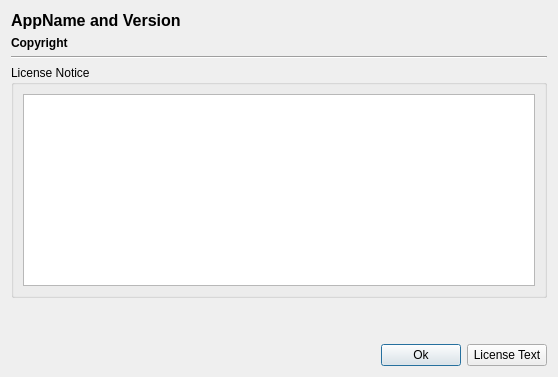
<?xml version="1.0" encoding="UTF-8"?>
<ui version="4.0">
 <class>AboutDialog</class>
 <widget class="QDialog" name="AboutDialog">
  <property name="geometry">
   <rect>
    <x>0</x>
    <y>0</y>
    <width>558</width>
    <height>373</height>
   </rect>
  </property>
  <property name="sizePolicy">
   <sizepolicy hsizetype="Preferred" vsizetype="Preferred">
    <horstretch>0</horstretch>
    <verstretch>0</verstretch>
   </sizepolicy>
  </property>
  <property name="windowTitle">
   <string>About Sjakk</string>
  </property>
  <layout class="QVBoxLayout" name="verticalLayout">
   <item>
    <widget class="QLabel" name="label_appname">
     <property name="font">
      <font>
       <pointsize>12</pointsize>
       <weight>75</weight>
       <bold>true</bold>
      </font>
     </property>
     <property name="text">
      <string>AppName and Version</string>
     </property>
    </widget>
   </item>
   <item>
    <widget class="QLabel" name="label_copyright">
     <property name="font">
      <font>
       <weight>75</weight>
       <bold>true</bold>
      </font>
     </property>
     <property name="text">
      <string>Copyright</string>
     </property>
    </widget>
   </item>
   <item>
    <widget class="Line" name="line">
     <property name="orientation">
      <enum>Qt::Horizontal</enum>
     </property>
    </widget>
   </item>
   <item>
    <widget class="QGroupBox" name="groupBox">
     <property name="sizePolicy">
      <sizepolicy hsizetype="Preferred" vsizetype="MinimumExpanding">
       <horstretch>0</horstretch>
       <verstretch>0</verstretch>
      </sizepolicy>
     </property>
     <property name="title">
      <string>License Notice</string>
     </property>
     <layout class="QVBoxLayout" name="verticalLayout_2">
      <item>
       <widget class="QTextBrowser" name="textBrowser_notice"/>
      </item>
     </layout>
    </widget>
   </item>
   <item>
    <spacer name="verticalSpacer">
     <property name="orientation">
      <enum>Qt::Vertical</enum>
     </property>
     <property name="sizeType">
      <enum>QSizePolicy::MinimumExpanding</enum>
     </property>
     <property name="sizeHint" stdset="0">
      <size>
       <width>20</width>
       <height>40</height>
      </size>
     </property>
    </spacer>
   </item>
   <item>
    <layout class="QHBoxLayout" name="horizontalLayout">
     <item>
      <spacer name="horizontalSpacer">
       <property name="orientation">
        <enum>Qt::Horizontal</enum>
       </property>
       <property name="sizeHint" stdset="0">
        <size>
         <width>40</width>
         <height>20</height>
        </size>
       </property>
      </spacer>
     </item>
     <item>
      <widget class="QPushButton" name="pushButton_ok">
       <property name="sizePolicy">
        <sizepolicy hsizetype="Maximum" vsizetype="Fixed">
         <horstretch>0</horstretch>
         <verstretch>0</verstretch>
        </sizepolicy>
       </property>
       <property name="text">
        <string>Ok</string>
       </property>
      </widget>
     </item>
     <item>
      <widget class="QPushButton" name="pushButton_license">
       <property name="toolTip">
        <string>GNU General Public License Version 3</string>
       </property>
       <property name="text">
        <string>License Text</string>
       </property>
      </widget>
     </item>
    </layout>
   </item>
  </layout>
 </widget>
 <resources/>
 <connections/>
</ui>
